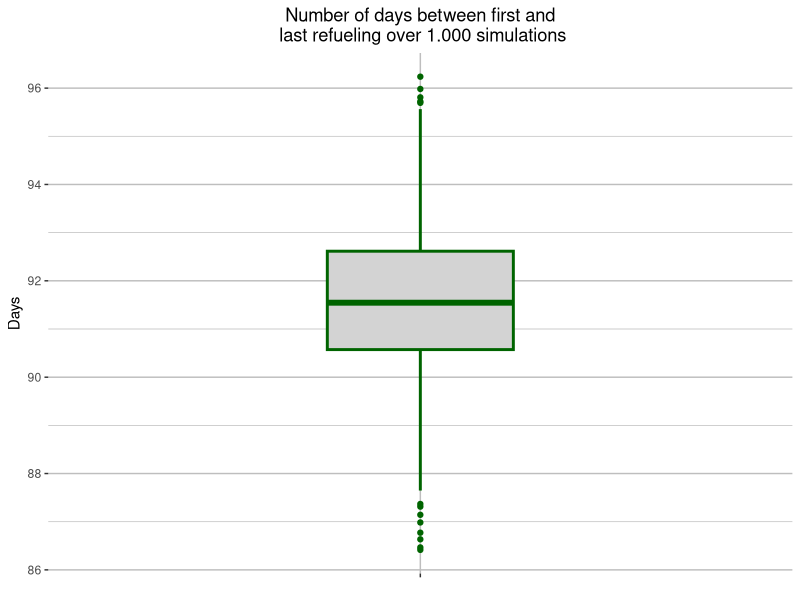
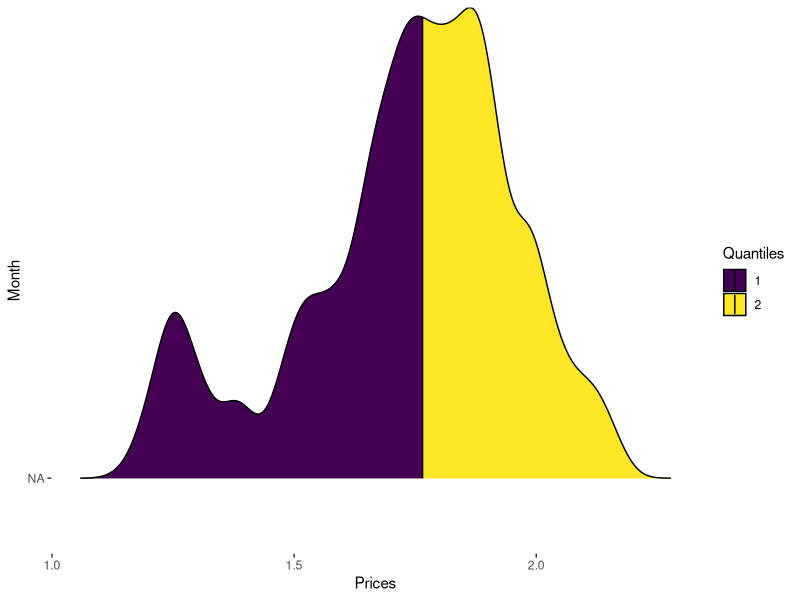

The R script that drew these images, in order:
## ---- chunk 1
library(dplyr)
library(tidyr)
library(readr)
library(ggplot2)
library(purrr)
library(stringr)
library(ggridges)

## ---- chunk 2
set.seed(2604)

ranges<- rnorm(200, mean=600, sd=30)


speed<- runif(365, min= 40, max=70)

start_date<- as.POSIXct("2022-01-01 00:00:00")
end_date<- as.POSIXct("2022-12-31 23:59:59")

date<- seq(start_date, end_date, by = "day")

spdt<- data.frame(speed,date)

#Description of the Refuel function
#This function calculates the refueling data and returns it as a list.
#Arguments:
#x: A numeric vector representing the total distance traveled.
#y: A data frame with columns "speed" and "date" representing the
#   speed and date on which each part of the distance was traveled.
#Returns: A list with the following components:
#- "taken": A character vector with the dates and times
#when refueling took place.
#- "rw": A numeric vector of simulated ranges, basically, the
#       distances driven between refuelings
#- "days": A numeric value with total number of days the car was able 
#         to drive without a break.


refuel<- function(x,y){
  totalstrecke=sum(x)
  n=1
  t=1
  strecke=0
  time= 0
  time3=0
  startyear= y[1,2]
  timetaken= as.POSIXct(c())
  while (!(round(strecke)==round(totalstrecke))){
    time= time + (x[n]/y[t,1])
    time3= time3 + (x[n]/y[t,1])
    fulltimesecs= startyear+ as.difftime((time3*3600), units = "secs")
    ftsformated= format(fulltimesecs,"%Y-%m-%d %H:%M:%S")
    timetaken= c(as.character(timetaken),as.character(ftsformated))
    strecke= strecke + x[n]
    
    
    if (time<=24){
      n=n+1
    }
    else{
      t=t+1
      time2=time-24
      time=time2
      n=n+1
    }
  }
  days= time3/24
  reflist= list("taken"=timetaken,"rw"=x,"days"=days)
  return(reflist)
  
}
print(str(refuel(ranges,spdt)))


## ---- chunk 3


#Seed generator function


#This function generates random data using a given seed number, runs a 
#simulation of refueling given the data, and calculates the number of days 
#between the first and last refueling over a specified number of simulations. 
#It prints a list with a summary of statistics on the number of days, 
#returns(as a function) the data for how much it was spent every single day 
#of the simulation. 

#Arguments:
#number: A numeric seed number. The number used to generate the random data 
#       for each simulation.
#times: A numeric value. The number of simulations to be run.
#Returns: A numeric vector of length times: the number of days between the 
#         first and last refueling for each simulation.



break_days<- c()

seed_generator<- function(number,times){
  for (i in c(1:times)){
    set.seed(number)
    ranges=rnorm(200, mean=600, sd=30)
    speed=runif(365, min= 40, max=70)
    spdt<- data.frame(speed,date)
    list1=refuel(ranges, spdt)
    break_days= c(break_days,list1$days)
    number= number+1
  }
  
  breaks_info=list("Min."=min(break_days),
                 "Q1"=quantile(break_days,0.25),
                 "Median"=median(break_days),
                 "Mean"=mean(break_days),
                 "Q3"=quantile(break_days, 0.75),
                 "Max."=max(break_days))
  print(breaks_info)
  return(break_days)
}

bp<-seed_generator(8787992,1000)
bp<- as.data.frame(bp)


bp %>% 
  ggplot(aes(x="", y=bp))+
  geom_boxplot(width=0.3,fill= "lightgray",color= "darkgreen", 
               outlier.shape=21, outlier.color= "darkgreen", 
               outlier.fill="darkgreen", size=1)+
  labs(title= "Number of days between first and
 last refueling over 1.000 simulations", y= "Days", x= NULL)+
  theme(panel.background = element_rect(fill = "white"),
        panel.grid.major = element_line(color = "gray"),
        panel.grid.minor = element_line(color = "gray"),
        plot.title= element_text(hjust=0.5))
  
  


## ---- chunk 4

#sim_prices function:

#The sim_prices function generates ramdom fuel prices based on 
#a starting and ending date. The function generates a starting price from a 
#normal distribution with a mean of 1.8 and a standard deviation of 0.01. 

#Arguments:
#start_dt: A POSIXct object representing the starting date and time of the 
#         simulation.
#end_dt: A POSIXct object representing the ending date and time of the 
#         simulation.

#Returns: A data frame with the following columns:

#start: A character vector representing the start date and time of 
#the observation in "YYYY-MM-DD HH:MM:SS" format.
#date: A Date vector representing the date of the observation.
#time_num: A numeric vector representing the hour of the observation 
#           (0-23 hour).
#prices: A numeric vector representing the fuel prices at the giveno 
#         bservation time.

start_date<- as.POSIXct("2022-01-01 00:00:00")
end_date<- as.POSIXct("2022-12-31 23:00:00")

sim_prices<- function(start_dt, end_dt){
  time_num<- 0
  start<-as.POSIXct(c())
  starting_price<- rnorm(1, mean=1.8, sd=0.01)
  same<- c(0:6,20:23,13)
  plus<- c(7:12)
  minus<- c(14:19)
  prices<- c()
  start<- c(format(start,"%Y-%m-%d %H:%M:%S"))
  Date<- as.Date(start)
  timer<-1
  timer_vec<-c()
  time_num_v<-c()
  
  while(!(start_dt>end_dt)){
    
    if (time_num==24){
      time_num=0
    }
    time_num_v= c(time_num_v,time_num)
    if (time_num%in%same){
      prices= c(prices,starting_price)
      
    }
    if (time_num%in%plus){
      starting_price= starting_price+ rnorm(1, mean=0.01, sd=0.01)
      prices= c(prices,starting_price)
    
    }
    if (time_num%in%minus){
      starting_price= starting_price-rnorm(1, mean=0.01, sd=0.01)
      prices= c(prices,starting_price)
      
    }
    
    timer_vec= c(timer_vec,timer)
    timer=timer+1
    time_num= as.integer(time_num+1)
    start= c(start,format(start_dt,"%Y-%m-%d %H:%M:%S"))
    start_dt= start_dt+3600
    Date=c(Date,as.Date(start_dt))
    
    
    
      
  }
  
  result<- data.frame("#"=timer_vec,
                      "start"=start,
                          "date"=Date,
                          "time_num"=time_num_v,
                          "prices"=prices)
                          
  return(result)
    
  
  
}
head(sim_prices(start_date, end_date),48)

## ---- chunk 5
sp <- sim_prices(start_date, end_date)
months_spanish <- data.frame("months"=format(sp$date, "%B")) 
lev_spanish<- c("enero", "febrero", "marzo", "abril", 
                "mayo", "junio", "julio", "agosto", "septiembre", 
                "octubre", "noviembre", "diciembre")
ordered_months<- c(month.name)

sp$months<- factor(months_spanish$months, levels= lev_spanish, labels= 
                     c(lev_spanish=ordered_months))



ggplot(sp, aes(x = prices, y = factor(months), fill = factor(stat(quantile)))) +
  stat_density_ridges(
    geom = "density_ridges_gradient", calc_ecdf = TRUE,
    quantiles = 2, quantile_lines = TRUE
  ) +
  scale_fill_viridis_d(name = "Quantiles")+
  theme(panel.background = element_rect(fill = "white"))+
  labs(y="Month",x="Prices")



## ---- chunk 6

set.seed(1575)


#The money() function calculates weekly fuel expenses based on distance ranges 
#and speeds for each day between start and end dates. It uses the function
#refuel() to create a refueling data frame, sim_prices() to simulate hourly fuel 
#prices, and matches refueling dates with their corresponding hourly fuel 
#prices to get the exact price at that moment.

#Using the correct prices, the function calculates the full fuel expenditure 
#per day and then aggregates the expenditures on a weekly basis to get the 
#total fuel expenditure per week.

#The function takes the following arguments:

#strecken: a numeric vector of distance ranges for each day
#speedsntime: a data frame containing the corresponding speeds and dates for 
#             each day
#startD: a POSIXct object representing the start date and time
#endD: a POSIXct object representing the end date and time

#The function returns a data frame with two columns. The week number and the 
#total fuel expenditure for that week.





ranges2<- rnorm(100, mean=600, sd=30)

speed2<- runif(363, min= 40, max=70)
start_date2<- as.POSIXct("2023-01-03 00:00:00")
end_date2<- as.POSIXct("2023-12-31 23:59:59")


date2<- seq(start_date2, end_date2, by = "day")

spdt2<- data.frame(speed2,date2)


money<- function(strecken, speedsntime, startD,endD){
  refuels<- as.data.frame(refuel(strecken,speedsntime))
  price_per_hour<-sim_prices(startD, endD)
  
  
  counter<-1
  pru2<- data.frame()
  
  
  for (i in refuels$taken){
    pru= price_per_hour[price_per_hour$start==
                          (price_per_hour$start[substr(price_per_hour[,2],6,13)
                                                ==substr(refuels
                                                         [counter,1],6, 13)]),]
    pru2= rbind(pru2,pru)
    counter= counter+1
  }
  correct_prices <- c(pru2$prices)
  results <- data.frame(refuels$taken, correct_prices, "full_spent_per_day" 
                        = 50 * correct_prices)
  results$week <- as.numeric(format(as.POSIXlt(results$refuels.taken), "%U"))
  
  weekly_spendings <- aggregate(full_spent_per_day ~ week, data = results, FUN
                                = sum)
  colnames(weekly_spendings)<- c("week", "spent_per_week")
  return(weekly_spendings)
}



print(money(ranges2,spdt2,start_date2,end_date2))

